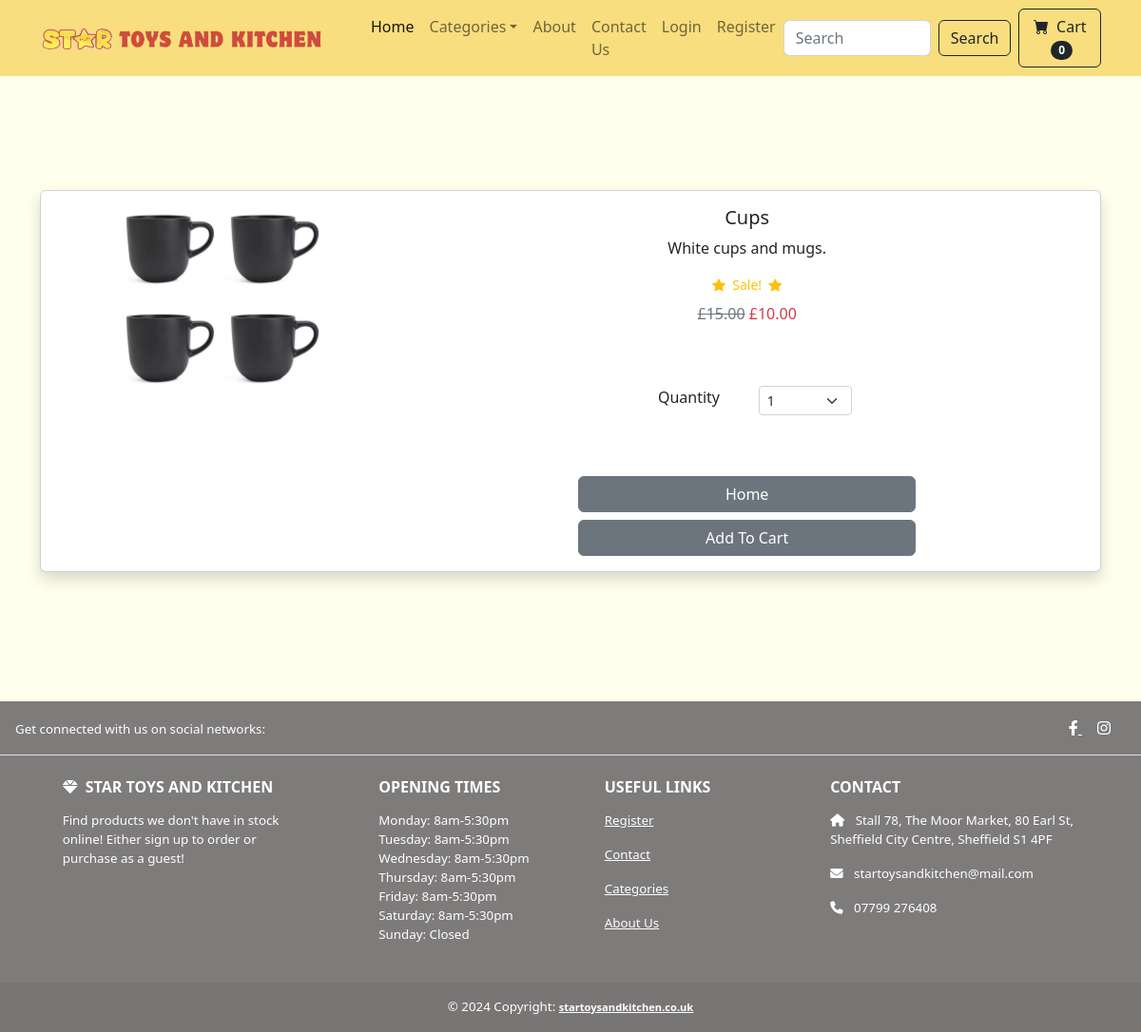
Screenshot of /product/10 with the database file from the repository.
### store/models.py (models this page shows, shortened)
class Product(models.Model):
    name = models.CharField(max_length=100)
    price = models.DecimalField(default=0, decimal_places=2, max_digits=6)
    category = models.ForeignKey(Category, on_delete=models.CASCADE, default=1)
    description = models.CharField(max_length=250, default='', blank=True, null=True)
    image = models.ImageField(upload_to='uploads/product/')
    is_sale = models.BooleanField(default=False)
    sale_price = models.DecimalField(default=0, decimal_places=2, max_digits=6)

### store/views.py (the view)
# urls.py: path('product/<int:pk>', views.product, name='product'),
def product(request,pk):
    product = Product.objects.get(id=pk)
    return render(request, 'product.html', {'product' :product})

### cart/cart.py (called while the page is built)
    def __len__(self):
        return len(self.cart)

### cart/context_processors.py (called while the page is built)
def cart(request):
    return {'cart': Cart(request)}

### store/templates/product.html (shortened to what this page needs)
{% extends 'base.html' %}
{% block content %}
<section class="py-5" style="background-color: #FFFFED">
    <div class="container">
                    <br/><br/><br/>
                    <div class="card mb-3 shadow">
                        <div class="row g-0">
                          <div class="col-md-4" >
                            <img src="{{ product.image.url }}" class="img-fluid rounded-start" alt="...">
                          </div>
                          <div class="col-md-8">
                            <div class="card-body">
                              <center>
                              <h5 class="card-title">{{ product.name }}</h5>
                              <p class="card-text">{{ product.description }}.</p>
                            {% if product.is_sale %}
                            <div class="d-flex justify-content-center small text-warning mb-2">
                                <div class="bi-star-fill"></div>
                                    &nbsp;&nbsp;Sale!&nbsp;&nbsp;
                                <div class="bi-star-fill"></div>
                            </div>
                            <p class="text-muted"><strike>£{{ product.price }}</strike> <span class="text-danger">£{{ product.sale_price }}</span></p>
                            {% else %}
                            £{{ product.price }}
                            {% endif %}
                            <br/><br/>
                            <div class ="row justify-content-center">
                              <div class ="col-md-2">Quantity</div>
                              <div class="col-md-2">
                              <select class="form-select form-select-sm" id ="qty-cart">
                              <option value="1">1</option>
                              </select>
                              </div>
                            </div>
                            <br/><br/>
                            <div class="d-grid gap-2 col-6 mx-auto mt-3">
                              <a href="{% url 'home' %}" class="btn btn-secondary">Home</a>
                              <button type="button" value="{{ product.id }}" class="btn btn-secondary" id="add-cart">Add To Cart</button>
                            </div>
                            </center>
                            </div>
                          </div>
                        </div>
                      </div>
                      <br/><br/><br/>
    </div>
</section>
{% endblock %}

### store/templates/base.html (shortened to what this page needs)
{% load static %}
<!DOCTYPE html>
<html lang="en">
<head>
    <link href="https://cdn.jsdelivr.net/npm/bootstrap-icons@1.5.0/font/bootstrap-icons.css" rel="stylesheet" />
    <link href="{% static 'css/styles.css' %}" rel="stylesheet" />
    <link href="https://cdnjs.cloudflare.com/ajax/libs/font-awesome/6.0.0-beta3/css/all.min.css" rel="stylesheet">
</head>
<body class="bg-light-blue">
    {% include 'navbar.html' %}
    {% block content %}
    {% endblock %}
<footer class="text-center text-sm-start bg-body-tertiary text-white" style="background-color: #7E7B7B;">
    <section class="d-flex justify-content-center justify-content-sm-between p-3 border-bottom">
      <div class="me-3 d-none d-sm-block">
        <span style="font-size: smaller;">Get connected with us on social networks:</span>
      </div>
      <div>
        <a href="https://www.facebook.com/StarToysandKitchen/" class="me-3 text-reset">
          <i class="fab fa-facebook-f"></i>
        </a>
        <a href="https://www.instagram.com/startoyskitchen/" class="me-3 text-reset">
          <i class="fab fa-instagram"></i>
        </a>
      </div>
    </section>
    <section class="">
      <div class="container text-center text-sm-start mt-4">
        <div class="row mt-3">
          <div class="col-md-3 col-lg-4 col-xl-3 mx-auto mb-4">
            <h6 class="text-uppercase fw-bold mb-3">
              <i class="fas fa-gem me-2"></i>Star Toys and Kitchen
            </h6>
            <p style="font-size: smaller;">
              Find products we don't have in stock online! Either sign up to order or purchase as a guest!
            </p>
          </div>
          <div class="col-md-2 col-lg-2 col-xl-2 mx-auto mb-4">
            <h6 class="text-uppercase fw-bold mb-3">
              Opening Times
            </h6>
            <p style="font-size: smaller;">
              <a>Monday: 8am-5:30pm</a></br>
              <a>Tuesday: 8am-5:30pm</a></br>
              <a>Wednesday: 8am-5:30pm</a></br>
              <a>Thursday: 8am-5:30pm</a></br>
              <a>Friday: 8am-5:30pm</a></br>
              <a>Saturday: 8am-5:30pm</a></br>
              <a>Sunday: Closed</a>
            </p>
          </div>
          <div class="col-md-3 col-lg-2 col-xl-2 mx-auto mb-4">
            <h6 class="text-uppercase fw-bold mb-3">
              Useful links
            </h6>
            <p style="font-size: smaller;">
              <a href="{% url 'register' %}" class="text-reset">Register</a>
            </p>
            <p style="font-size: smaller;">
              <a href="{% url 'contact' %}" class="text-reset">Contact</a>
            </p>
            <p style="font-size: smaller;">
              <a href="{% url 'category_summary' %}" class="text-reset">Categories</a>
            </p>
            <p style="font-size: smaller;">
              <a href="{% url 'about' %}" class="text-reset">About Us</a>
            </p>
          </div>
          <div class="col-md-4 col-lg-3 col-xl-3 mx-auto mb-md-0 mb-4">
            <h6 class="text-uppercase fw-bold mb-3">Contact</h6>
            <p style="font-size: smaller;"><i class="fas fa-home me-2"></i> Stall 78, The Moor Market, 80 Earl St, Sheffield City Centre, Sheffield S1 4PF</p>
            <p style="font-size: smaller;">
              <i class="fas fa-envelope me-2"></i>
              startoysandkitchen@mail.com
            </p>
            <p style="font-size: smaller;"><i class="fas fa-phone me-2"></i> 07799 276408</p>
          </div>
        </div>
      </div>
    </section>
    <div class="text-center p-3" style="background-color: rgba(0, 0, 0, 0.05); font-size: smaller;">
      © 2024 Copyright:
      <a class="text-reset fw-bold" href="#" style="font-size: smaller;">startoysandkitchen.co.uk</a>
    </div>
  </footer>

### store/templates/navbar.html (shortened to what this page needs)
{% load static %}
<nav class="navbar navbar-expand-lg" style="background-color: #F8DE7E;">
    <div class="container">
        <a class="navbar-brand mr-auto"  href="{% url 'home' %}">
            <img src="{% static 'assets/Picture2.png' %}" alt="Star Toys and Kitchen Logo" style="width: 300px; height: auto;">
        </a>
        <div class="collapse navbar-collapse" id="navbarSupportedContent">
            <ul class="navbar-nav me-auto mb-2 mb-lg-0 ms-lg-4">
                <li class="nav-item"> <a class="nav-link active" aria-current="page" href="{% url 'home' %}">Home</a></li>
                <li class="nav-item dropdown">
                    <a class="nav-link dropdown-toggle" id="navbarDropdown" href="#" role="button" data-bs-toggle="dropdown" aria-expanded="false">Categories</a>
                </li>
                <li class="nav-item"><a class="nav-link" href="{% url 'about' %}">About</a></li>
                <li class="nav-item"><a class="nav-link" href="{% url 'contact' %}">Contact Us</a></li>
                {% if user.is_authenticated%}
                <li class="nav-item dropdown">
                    <a class="nav-link dropdown-toggle" id="navbarDropdown" href="#" role="button" data-bs-toggle="dropdown" aria-expanded="false">Profile</a>
                    <ul class="dropdown-menu" aria-labelledby="navbarDropdown">
                        <li><a class="dropdown-item" href="{% url 'update_user' %}">User Profile</a></li>
                        <li><hr class="dropdown-divider" /></li>
                        <li><a class="dropdown-item" href="{% url 'update_info' %}">User Info</a></li>
                    </ul>
                </li>
                <li class="nav-item"><a class="nav-link" href="{% url 'logout' %}">Logout</a></li>
                {% else %}
                <li class="nav-item"><a class="nav-link" href="{% url 'login' %}">Login</a></li>
                <li class="nav-item"><a class="nav-link" href="{% url 'register' %}">Register</a></li>
                {% endif %}
            </ul>
            <form class="d-flex" method="POST" action="{% url 'search' %}">
                <input class="form-control me-2" type="search" placeholder="Search" aria-label="Search" name="searched">
                <button class="btn btn-outline-dark" type="submit">Search</button>
            </form>
            <a href="{% url 'cart_summary' %}" class="btn btn-outline-dark ms-2"><i class="bi-cart-fill me-1"></i>
                Cart
                <span class="badge bg-dark text-white ms-1 rounded-pill" id="cart_quantity">{{ cart|length }}</span>
            </a>
        </div>
    </div>
</nav>

### rows the page displays
Product: image (picture), name "Cups", description "White cups and mugs", price "15.00", sale_price "10.00"

### other values shown
{{ cart|length }} "0"
